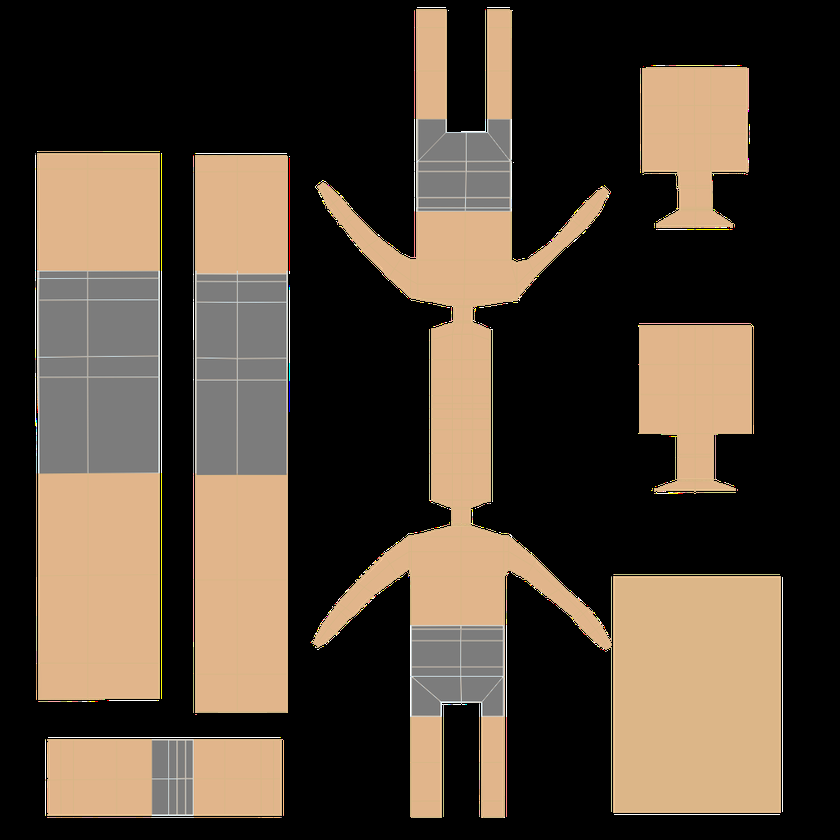
#> input picture assets/Midel_UV.png, 840 x 840 px, shrunk from 1024 x 1024 before the run
$ python level_gen.py ../assets/Midel_UV.png ../assets/bar_bg.png   (Python 2 division)
#> lines starting #> are read from the running program, lines starting #| are printed output that depends on the picture; after the words box and inside, x2 and y2 are one past the last pixel; in counts of white or black regions, pixels touching at a corner belong together
import numpy as np
import cv2
import sys
import json

#takes a list of equivalences
#returns a list of disjoint sets
def union(a):
    a = map(set, a)
    unions = []
    for item in a:
        temp = []
        for s in unions:
            if not s.isdisjoint(item):
                item = s.union(item)
            else:
                temp.append(s)
        temp.append(item)
        unions = temp
    return unions

#takes a binary or grayscale image, structuring element, and Bool indicating operation
#returns transformed image after applying max or min using structuring element
def morph(img, struct, max=True):
    a = img.view(np.ma.MaskedArray)

    n = struct.shape[0]
    w_size = (struct.shape[0] - 1) / 2

    mask = np.logical_not(struct)

    out = np.zeros(img.shape)
    for (i,j), v in np.ndenumerate(out):
        win = a.take(range(i-w_size,i+w_size+1),mode='wrap', axis=0).take(range(j-w_size,j+w_size+1),mode='wrap',axis=1)#neighbors(img, i, j, n)
        win.mask = mask
        if max:
            out.itemset((i,j), win.max())
        else:
            out.itemset((i,j), win.min())

    return out

#takes binary (or grayscale) image and structuring element
#returns image dilated by the structuring element
def dilate(img, struct):
    return morph(img, struct, True)

#takes binary (or grayscale) image and structuring element
#returns image eroded by the structuring element
def erode(img, struct):
    return morph(img, struct, False)

#takes binary image
#returns array of labeled components
def connected_components(img):
    out = np.zeros(img.shape)

    num_comps = 0
    relations = []

    indices = np.nonzero(img)

    for i,j in zip(indices[0], indices[1]):
        win = out.take(range(i-1,i+1),mode='wrap', axis=0).take(range(j-1,j+2),mode='wrap',axis=1).flatten()
        val = 0
        for n in win:
            if n != 0:
                if val == 0:
                    val = n
                elif val < n:
                    relations.append([val,n])
                elif val > n:
                    relations.append([n,val])
                    val = n
        if val == 0:
            num_comps += 1
            out.itemset((i,j), num_comps)
            relations.append([num_comps])
        else:
            out.itemset((i,j), val)

    sets = union(relations)

    #relabeled = np.zeros(out.shape)
    #for k in range(len(sets)):
    #    relabeled[out in sets[k]] = k+1

    for i,j in zip(indices[0], indices[1]):
        for k in range(len(sets)):
            if out[i,j] in sets[k]:
                out.itemset((i,j), k+1)
                break

    return out

#takes labeled image
#return list of centroid pairs (x,y)
def centroids(labels):
    n = len(np.unique(labels))-1
    out = []
    for i in range(1,n+1):
        indices = np.where(labels == i)
        c = (int(np.mean(indices[0])), int(np.mean(indices[1])))
        out.append(c)
    return out

def main():
    if len(sys.argv) != 3:
        print("Invalid command line arguments (image name, json name)")
        return

    img = cv2.imread(sys.argv[1], 0)
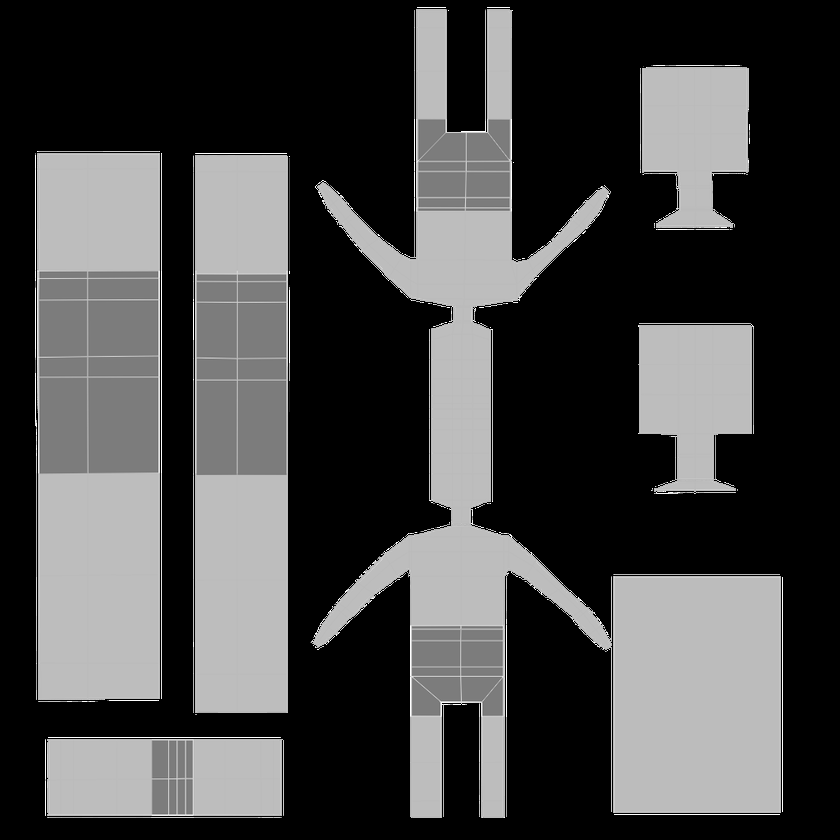
#> img: shape (840, 840); min 0, max 255, mean 70.2

    print "Beginning processing..."


    #binary threshold
    ret,thr = cv2.threshold(img,195,255,cv2.THRESH_BINARY_INV)
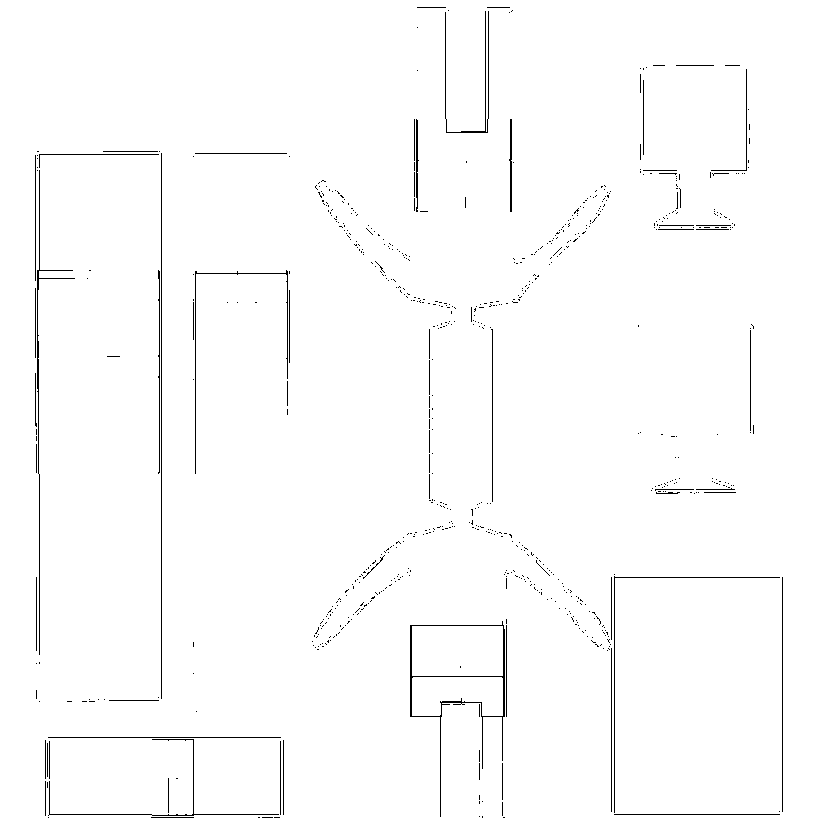
#> thr: shape (840, 840); 98.7% white; black in thin lines or dots, all inside (x1, y1, x2, y2) = (35, 7, 783, 818)
    #thr = cv2.adaptiveThreshold(img,255,cv2.ADAPTIVE_THRESH_MEAN_C,cv2.THRESH_BINARY_INV,11,2)

    #erode to clean up image
    struct = cv2.getStructuringElement(cv2.MORPH_RECT, (5,5))
    #e = erode(thr, struct)
    e = cv2.erode(thr, struct)
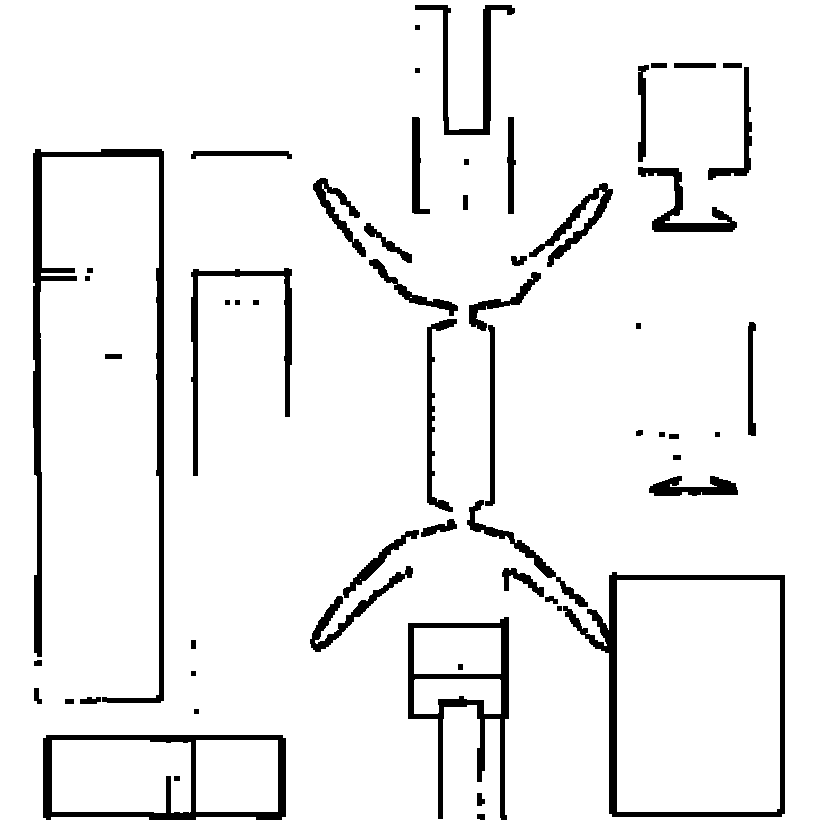
#> e: shape (840, 840); 93.3% white; 59 black regions, largest, box (x1, y1, x2, y2) and area: (33, 149, 164, 703) 8363, (563, 572, 785, 817) 5491, (43, 735, 286, 820) 4486

    # labeled image
    labels = connected_components(e)
#> in connected_components, `indices = np.nonzero(img)`: indices = 658279 positions, rows 0 to 839, columns 0 to 839
#> the loop in connected_components, `for i,j in zip(indices[0], indices[1]):` made 658279 passes
#> (win, num_comps) on pass 1: ([0, 0, 0, 0, 0, 0], 1)
#> win on passes 2 to 7: [0, 0, 0, 1, 0, 0], [0, 0, 0, 1, 0, 0], [0, 0, 0, 1, 0, 0], [0, 0, 0, 1, 0, 0], [0, 0, 0, 1, 0, 0], [0, 0, 0, 1, 0, 0]
#> after the loop in connected_components, `for i,j in zip(indices[0], indices[1]):`:
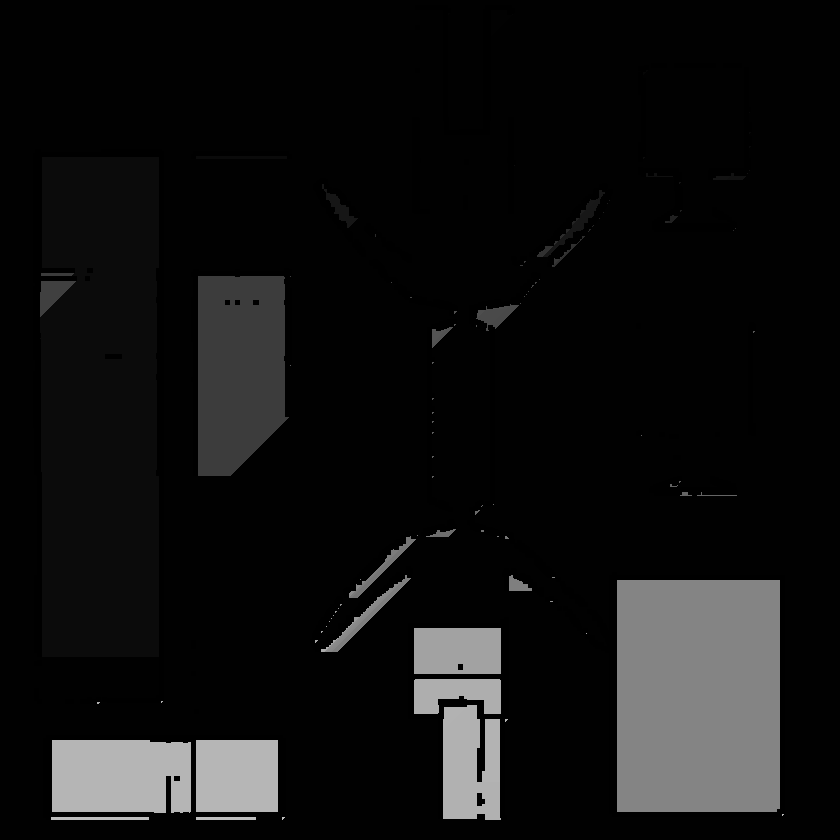
#> out: shape (840, 840) float64; min 0, max 190, mean 17.7
#> after the loop in connected_components, `for i,j in zip(indices[0], indices[1]):`: num_comps = 190; relations = 4608 items, first 6: [1], [2], [3], [1, 3], [1, 3], [1, 3]
#> in union, `a = map(set, a)`: a = 4608 items
#> in connected_components, `sets = union(relations)`: sets = 8 items
#> after the loop in connected_components, `for i,j in zip(indices[0], indices[1]):`:
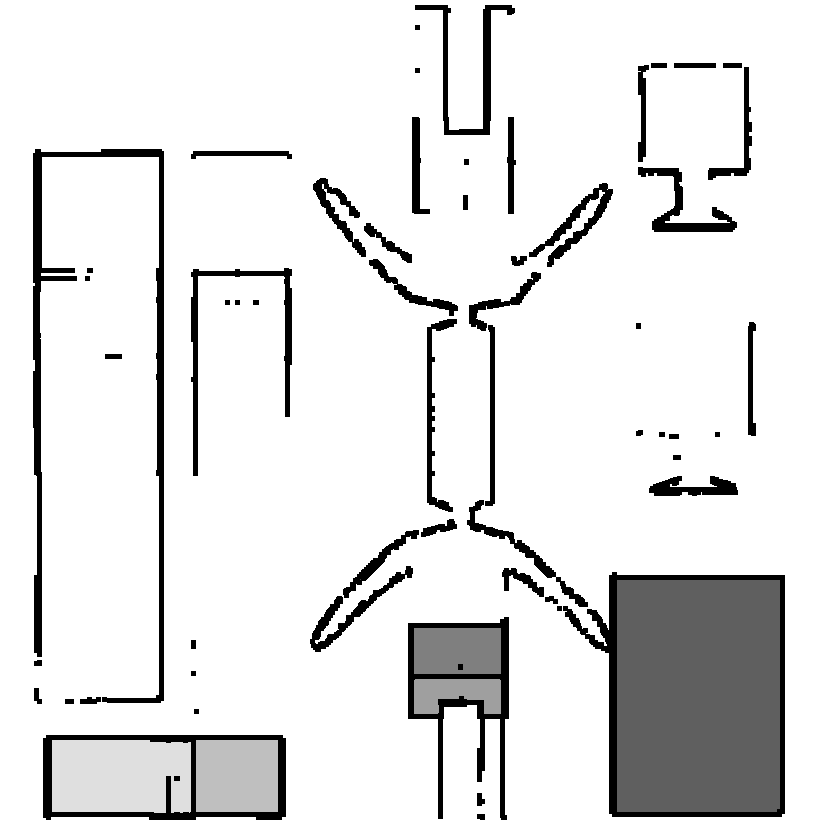
#> out: shape (840, 840) float64; min 0, max 8, mean 7.13; drawn with min black and max white
    #labels[labels != 7] = 0

    #normalize for output
#> (the run stopped early here; a loop or call above may not have finished)

$ run again, on assets/burst.png
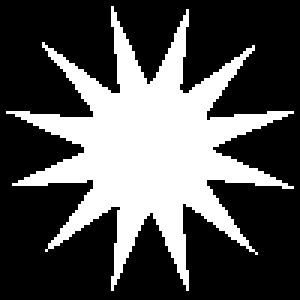
#> input picture assets/burst.png, 100 x 100 px (shown 3 times larger)
#> img: shape (100, 100); 32.5% white; 1 white region, box (x1, y1, x2, y2) and area: (2, 2, 98, 97) 3245
#> thr: shape (100, 100); 67.5% white; 1 black region, box (x1, y1, x2, y2) and area: (2, 2, 98, 97) 3245
#> e: shape (100, 100); 50.1% white; 1 black region, box (x1, y1, x2, y2) and area: (0, 0, 100, 99) 4987
#> indices = 5013 positions, rows 0 to 99, columns 0 to 99
#> the loop in connected_components, `for i,j in zip(indices[0], indices[1]):` made 5013 passes
#> (j, win, num_comps) on passes 1, 36: (0, [0, 0, 0, 0, 0, 0], 1), (40, [0, 0, 0, 0, 0, 0], 2)
#> after the loop in connected_components, `for i,j in zip(indices[0], indices[1]):`:
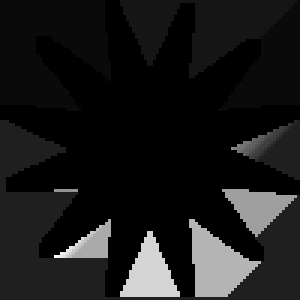
#> out: shape (100, 100) float64 (shown 3 times larger); min 0, max 24, mean 2.5; drawn with min black and max white
#> after the loop in connected_components, `for i,j in zip(indices[0], indices[1]):`: num_comps = 24; relations = 510 items, first 6: [1], [2], [1, 2], [1, 2], [1, 2], [1, 2]
#> a = 510 items
#> sets = 2 items
#> the loop in connected_components, `for i,j in zip(indices[0], indices[1]):` made 5013 passes
#> j on passes 1 to 3: 0, 1, 2
#> after the loop in connected_components, `for i,j in zip(indices[0], indices[1]):`:
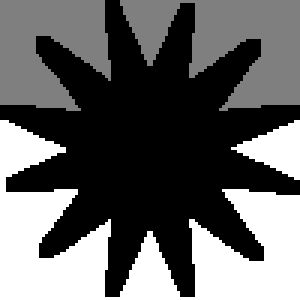
#> out: shape (100, 100) float64 (shown 3 times larger); min 0, max 2, mean 0.779; drawn with min black and max white
